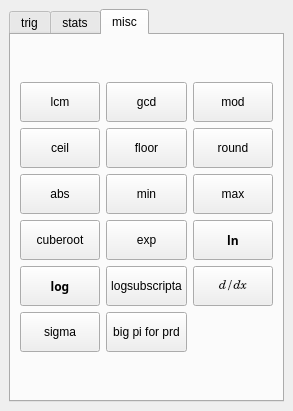
<?xml version="1.0" encoding="UTF-8"?>
<ui version="4.0">
 <class>DockWidget</class>
 <widget class="QDockWidget" name="DockWidget">
  <property name="geometry">
   <rect>
    <x>0</x>
    <y>0</y>
    <width>293</width>
    <height>411</height>
   </rect>
  </property>
  <property name="cursor">
   <cursorShape>PointingHandCursor</cursorShape>
  </property>
  <property name="toolTip">
   <string>Functions</string>
  </property>
  <property name="windowTitle">
   <string>DockWidget</string>
  </property>
  <widget class="QWidget" name="dockWidgetContents">
   <layout class="QVBoxLayout" name="verticalLayout">
    <item>
     <widget class="QTabWidget" name="tabWidget">
      <property name="enabled">
       <bool>true</bool>
      </property>
      <property name="minimumSize">
       <size>
        <width>0</width>
        <height>0</height>
       </size>
      </property>
      <property name="maximumSize">
       <size>
        <width>275</width>
        <height>16777215</height>
       </size>
      </property>
      <property name="cursor">
       <cursorShape>PointingHandCursor</cursorShape>
      </property>
      <property name="tabShape">
       <enum>QTabWidget::Rounded</enum>
      </property>
      <property name="currentIndex">
       <number>2</number>
      </property>
      <property name="tabsClosable">
       <bool>false</bool>
      </property>
      <widget class="QWidget" name="tab">
       <attribute name="title">
        <string>trig</string>
       </attribute>
       <layout class="QVBoxLayout" name="verticalLayout_2">
        <item>
         <layout class="QGridLayout" name="gridLayout">
          <item row="1" column="0">
           <widget class="QPushButton" name="pushButton">
            <property name="minimumSize">
             <size>
              <width>0</width>
              <height>40</height>
             </size>
            </property>
            <property name="text">
             <string>cos</string>
            </property>
           </widget>
          </item>
          <item row="1" column="1">
           <widget class="QPushButton" name="pushButton_4">
            <property name="minimumSize">
             <size>
              <width>0</width>
              <height>40</height>
             </size>
            </property>
            <property name="text">
             <string>arccos</string>
            </property>
           </widget>
          </item>
          <item row="0" column="0">
           <widget class="QPushButton" name="pushButton_2">
            <property name="minimumSize">
             <size>
              <width>0</width>
              <height>40</height>
             </size>
            </property>
            <property name="text">
             <string>sin</string>
            </property>
           </widget>
          </item>
          <item row="2" column="0">
           <widget class="QPushButton" name="pushButton_7">
            <property name="minimumSize">
             <size>
              <width>0</width>
              <height>40</height>
             </size>
            </property>
            <property name="text">
             <string>tan</string>
            </property>
           </widget>
          </item>
          <item row="5" column="0">
           <widget class="QPushButton" name="pushButton_10">
            <property name="minimumSize">
             <size>
              <width>0</width>
              <height>40</height>
             </size>
            </property>
            <property name="text">
             <string>cot</string>
            </property>
           </widget>
          </item>
          <item row="4" column="0">
           <widget class="QPushButton" name="pushButton_9">
            <property name="minimumSize">
             <size>
              <width>0</width>
              <height>40</height>
             </size>
            </property>
            <property name="text">
             <string>sec</string>
            </property>
           </widget>
          </item>
          <item row="1" column="2">
           <widget class="QPushButton" name="pushButton_6">
            <property name="minimumSize">
             <size>
              <width>0</width>
              <height>40</height>
             </size>
            </property>
            <property name="text">
             <string>cosh</string>
            </property>
           </widget>
          </item>
          <item row="3" column="0">
           <widget class="QPushButton" name="pushButton_8">
            <property name="minimumSize">
             <size>
              <width>0</width>
              <height>40</height>
             </size>
            </property>
            <property name="text">
             <string>csc</string>
            </property>
           </widget>
          </item>
          <item row="0" column="1">
           <widget class="QPushButton" name="pushButton_3">
            <property name="minimumSize">
             <size>
              <width>0</width>
              <height>40</height>
             </size>
            </property>
            <property name="text">
             <string>arcsin</string>
            </property>
           </widget>
          </item>
          <item row="0" column="2">
           <widget class="QPushButton" name="pushButton_5">
            <property name="minimumSize">
             <size>
              <width>0</width>
              <height>40</height>
             </size>
            </property>
            <property name="text">
             <string>sinh</string>
            </property>
           </widget>
          </item>
          <item row="2" column="1">
           <widget class="QPushButton" name="pushButton_11">
            <property name="minimumSize">
             <size>
              <width>0</width>
              <height>40</height>
             </size>
            </property>
            <property name="text">
             <string>arctan</string>
            </property>
           </widget>
          </item>
          <item row="3" column="1">
           <widget class="QPushButton" name="pushButton_12">
            <property name="minimumSize">
             <size>
              <width>0</width>
              <height>40</height>
             </size>
            </property>
            <property name="text">
             <string>arcsrc</string>
            </property>
           </widget>
          </item>
          <item row="2" column="2">
           <widget class="QPushButton" name="pushButton_13">
            <property name="minimumSize">
             <size>
              <width>0</width>
              <height>40</height>
             </size>
            </property>
            <property name="text">
             <string>tanh</string>
            </property>
           </widget>
          </item>
          <item row="3" column="2">
           <widget class="QPushButton" name="pushButton_14">
            <property name="minimumSize">
             <size>
              <width>0</width>
              <height>40</height>
             </size>
            </property>
            <property name="text">
             <string>csch</string>
            </property>
           </widget>
          </item>
          <item row="4" column="1">
           <widget class="QPushButton" name="pushButton_15">
            <property name="minimumSize">
             <size>
              <width>0</width>
              <height>40</height>
             </size>
            </property>
            <property name="text">
             <string>arcsec</string>
            </property>
           </widget>
          </item>
          <item row="4" column="2">
           <widget class="QPushButton" name="pushButton_16">
            <property name="minimumSize">
             <size>
              <width>0</width>
              <height>40</height>
             </size>
            </property>
            <property name="text">
             <string>sech</string>
            </property>
           </widget>
          </item>
          <item row="5" column="1">
           <widget class="QPushButton" name="pushButton_17">
            <property name="minimumSize">
             <size>
              <width>0</width>
              <height>40</height>
             </size>
            </property>
            <property name="text">
             <string>arccot</string>
            </property>
           </widget>
          </item>
          <item row="5" column="2">
           <widget class="QPushButton" name="pushButton_18">
            <property name="minimumSize">
             <size>
              <width>0</width>
              <height>40</height>
             </size>
            </property>
            <property name="text">
             <string>coth</string>
            </property>
           </widget>
          </item>
         </layout>
        </item>
       </layout>
      </widget>
      <widget class="QWidget" name="tab_2">
       <attribute name="title">
        <string>stats</string>
       </attribute>
       <layout class="QVBoxLayout" name="verticalLayout_3">
        <item>
         <layout class="QGridLayout" name="gridLayout_2">
          <item row="4" column="1">
           <widget class="QPushButton" name="pushButton_33">
            <property name="minimumSize">
             <size>
              <width>0</width>
              <height>40</height>
             </size>
            </property>
            <property name="text">
             <string>~</string>
            </property>
           </widget>
          </item>
          <item row="1" column="1">
           <widget class="QPushButton" name="pushButton_20">
            <property name="minimumSize">
             <size>
              <width>0</width>
              <height>40</height>
             </size>
            </property>
            <property name="text">
             <string>quantile</string>
            </property>
           </widget>
          </item>
          <item row="3" column="2">
           <widget class="QPushButton" name="pushButton_32">
            <property name="minimumSize">
             <size>
              <width>0</width>
              <height>40</height>
             </size>
            </property>
            <property name="text">
             <string>nPr</string>
            </property>
           </widget>
          </item>
          <item row="0" column="2">
           <widget class="QPushButton" name="pushButton_28">
            <property name="minimumSize">
             <size>
              <width>0</width>
              <height>40</height>
             </size>
            </property>
            <property name="text">
             <string>mean</string>
            </property>
           </widget>
          </item>
          <item row="2" column="1">
           <widget class="QPushButton" name="pushButton_29">
            <property name="minimumSize">
             <size>
              <width>0</width>
              <height>40</height>
             </size>
            </property>
            <property name="text">
             <string>var</string>
            </property>
           </widget>
          </item>
          <item row="3" column="1">
           <widget class="QPushButton" name="pushButton_30">
            <property name="minimumSize">
             <size>
              <width>0</width>
              <height>40</height>
             </size>
            </property>
            <property name="text">
             <string>nCr</string>
            </property>
           </widget>
          </item>
          <item row="3" column="0">
           <widget class="QPushButton" name="pushButton_26">
            <property name="minimumSize">
             <size>
              <width>0</width>
              <height>40</height>
             </size>
            </property>
            <property name="text">
             <string>corr</string>
            </property>
           </widget>
          </item>
          <item row="0" column="1">
           <widget class="QPushButton" name="pushButton_27">
            <property name="minimumSize">
             <size>
              <width>0</width>
              <height>40</height>
             </size>
            </property>
            <property name="text">
             <string>length</string>
            </property>
           </widget>
          </item>
          <item row="1" column="0">
           <widget class="QPushButton" name="pushButton_19">
            <property name="minimumSize">
             <size>
              <width>0</width>
              <height>40</height>
             </size>
            </property>
            <property name="text">
             <string>median</string>
            </property>
           </widget>
          </item>
          <item row="4" column="0">
           <widget class="QPushButton" name="pushButton_24">
            <property name="minimumSize">
             <size>
              <width>0</width>
              <height>40</height>
             </size>
            </property>
            <property name="text">
             <string>n!</string>
            </property>
           </widget>
          </item>
          <item row="1" column="2">
           <widget class="QPushButton" name="pushButton_25">
            <property name="minimumSize">
             <size>
              <width>0</width>
              <height>40</height>
             </size>
            </property>
            <property name="text">
             <string>stdev</string>
            </property>
           </widget>
          </item>
          <item row="0" column="0">
           <widget class="QPushButton" name="pushButton_21">
            <property name="minimumSize">
             <size>
              <width>0</width>
              <height>40</height>
             </size>
            </property>
            <property name="text">
             <string>total</string>
            </property>
           </widget>
          </item>
          <item row="2" column="2">
           <widget class="QPushButton" name="pushButton_31">
            <property name="minimumSize">
             <size>
              <width>0</width>
              <height>40</height>
             </size>
            </property>
            <property name="text">
             <string>cov</string>
            </property>
           </widget>
          </item>
          <item row="2" column="0">
           <widget class="QPushButton" name="pushButton_22">
            <property name="minimumSize">
             <size>
              <width>0</width>
              <height>40</height>
             </size>
            </property>
            <property name="text">
             <string>stdevp</string>
            </property>
           </widget>
          </item>
         </layout>
        </item>
       </layout>
      </widget>
      <widget class="QWidget" name="tab_3">
       <attribute name="title">
        <string>misc</string>
       </attribute>
       <layout class="QVBoxLayout" name="verticalLayout_4">
        <item>
         <layout class="QGridLayout" name="gridLayout_3">
          <item row="1" column="0">
           <widget class="QPushButton" name="pushButton_37">
            <property name="minimumSize">
             <size>
              <width>0</width>
              <height>40</height>
             </size>
            </property>
            <property name="text">
             <string>ceil</string>
            </property>
           </widget>
          </item>
          <item row="1" column="1">
           <widget class="QPushButton" name="pushButton_38">
            <property name="minimumSize">
             <size>
              <width>0</width>
              <height>40</height>
             </size>
            </property>
            <property name="text">
             <string>floor</string>
            </property>
           </widget>
          </item>
          <item row="0" column="0">
           <widget class="QPushButton" name="pushButton_39">
            <property name="minimumSize">
             <size>
              <width>0</width>
              <height>40</height>
             </size>
            </property>
            <property name="text">
             <string>lcm</string>
            </property>
           </widget>
          </item>
          <item row="2" column="0">
           <widget class="QPushButton" name="pushButton_40">
            <property name="minimumSize">
             <size>
              <width>0</width>
              <height>40</height>
             </size>
            </property>
            <property name="text">
             <string>abs</string>
            </property>
           </widget>
          </item>
          <item row="5" column="0">
           <widget class="QPushButton" name="pushButton_41">
            <property name="minimumSize">
             <size>
              <width>0</width>
              <height>40</height>
             </size>
            </property>
            <property name="text">
             <string>sigma</string>
            </property>
           </widget>
          </item>
          <item row="4" column="0">
           <widget class="QPushButton" name="pushButton_42">
            <property name="minimumSize">
             <size>
              <width>0</width>
              <height>40</height>
             </size>
            </property>
            <property name="font">
             <font>
              <family>TlwgTypewriter</family>
              <weight>75</weight>
              <italic>false</italic>
              <bold>true</bold>
              <kerning>false</kerning>
             </font>
            </property>
            <property name="text">
             <string>log</string>
            </property>
           </widget>
          </item>
          <item row="1" column="2">
           <widget class="QPushButton" name="pushButton_43">
            <property name="minimumSize">
             <size>
              <width>0</width>
              <height>40</height>
             </size>
            </property>
            <property name="text">
             <string>round</string>
            </property>
           </widget>
          </item>
          <item row="3" column="0">
           <widget class="QPushButton" name="pushButton_44">
            <property name="minimumSize">
             <size>
              <width>0</width>
              <height>40</height>
             </size>
            </property>
            <property name="text">
             <string>cuberoot</string>
            </property>
           </widget>
          </item>
          <item row="0" column="1">
           <widget class="QPushButton" name="pushButton_45">
            <property name="minimumSize">
             <size>
              <width>0</width>
              <height>40</height>
             </size>
            </property>
            <property name="text">
             <string>gcd</string>
            </property>
           </widget>
          </item>
          <item row="0" column="2">
           <widget class="QPushButton" name="pushButton_46">
            <property name="minimumSize">
             <size>
              <width>0</width>
              <height>40</height>
             </size>
            </property>
            <property name="text">
             <string>mod</string>
            </property>
           </widget>
          </item>
          <item row="2" column="1">
           <widget class="QPushButton" name="pushButton_47">
            <property name="minimumSize">
             <size>
              <width>0</width>
              <height>40</height>
             </size>
            </property>
            <property name="text">
             <string>min</string>
            </property>
           </widget>
          </item>
          <item row="3" column="1">
           <widget class="QPushButton" name="pushButton_48">
            <property name="minimumSize">
             <size>
              <width>0</width>
              <height>40</height>
             </size>
            </property>
            <property name="text">
             <string>exp</string>
            </property>
           </widget>
          </item>
          <item row="2" column="2">
           <widget class="QPushButton" name="pushButton_49">
            <property name="minimumSize">
             <size>
              <width>0</width>
              <height>40</height>
             </size>
            </property>
            <property name="text">
             <string>max</string>
            </property>
           </widget>
          </item>
          <item row="3" column="2">
           <widget class="QPushButton" name="pushButton_50">
            <property name="minimumSize">
             <size>
              <width>0</width>
              <height>40</height>
             </size>
            </property>
            <property name="font">
             <font>
              <family>TlwgTypewriter</family>
              <weight>75</weight>
              <bold>true</bold>
             </font>
            </property>
            <property name="text">
             <string>ln</string>
            </property>
           </widget>
          </item>
          <item row="4" column="1">
           <widget class="QPushButton" name="pushButton_51">
            <property name="minimumSize">
             <size>
              <width>0</width>
              <height>40</height>
             </size>
            </property>
            <property name="text">
             <string>logsubscripta</string>
            </property>
           </widget>
          </item>
          <item row="4" column="2">
           <widget class="QPushButton" name="pushButton_52">
            <property name="minimumSize">
             <size>
              <width>0</width>
              <height>40</height>
             </size>
            </property>
            <property name="font">
             <font>
              <family>Century Schoolbook L</family>
              <weight>50</weight>
              <italic>true</italic>
              <bold>false</bold>
             </font>
            </property>
            <property name="text">
             <string>d/dx</string>
            </property>
           </widget>
          </item>
          <item row="5" column="1">
           <widget class="QPushButton" name="pushButton_53">
            <property name="minimumSize">
             <size>
              <width>0</width>
              <height>40</height>
             </size>
            </property>
            <property name="text">
             <string>big pi for prd</string>
            </property>
           </widget>
          </item>
         </layout>
        </item>
       </layout>
      </widget>
     </widget>
    </item>
   </layout>
  </widget>
 </widget>
 <resources/>
 <connections/>
</ui>
